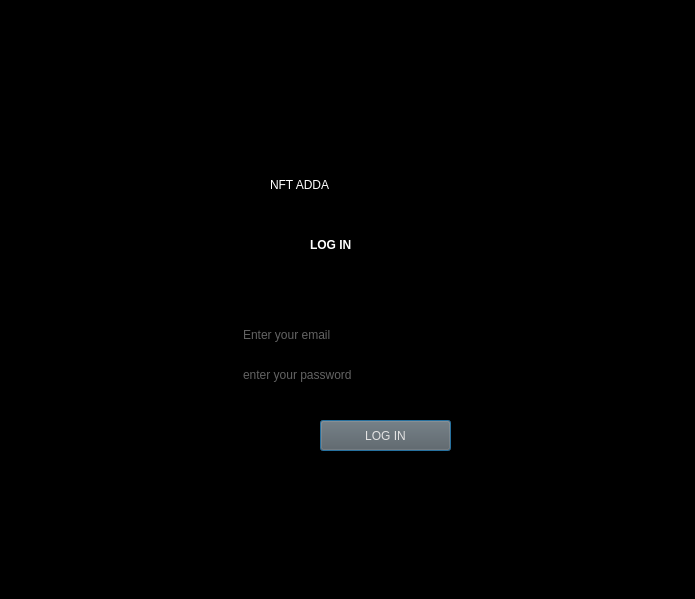
<?xml version="1.0" encoding="UTF-8"?>
<ui version="4.0">
 <class>Dialog</class>
 <widget class="QDialog" name="Dialog">
  <property name="geometry">
   <rect>
    <x>0</x>
    <y>0</y>
    <width>695</width>
    <height>599</height>
   </rect>
  </property>
  <property name="windowTitle">
   <string>Dialog</string>
  </property>
  <property name="styleSheet">
   <string notr="true">background-color: rgb(232, 0, 232);
background-color: rgb(0, 0, 0);</string>
  </property>
  <widget class="QLabel" name="label">
   <property name="geometry">
    <rect>
     <x>270</x>
     <y>150</y>
     <width>231</width>
     <height>71</height>
    </rect>
   </property>
   <property name="styleSheet">
    <string notr="true">font: 30pt &quot;Comic Sans MS&quot;;
color: rgb(255, 255, 255);</string>
   </property>
   <property name="text">
    <string>&lt;html&gt;&lt;head/&gt;&lt;body&gt;&lt;p&gt;NFT ADDA&lt;/p&gt;&lt;/body&gt;&lt;/html&gt;</string>
   </property>
  </widget>
  <widget class="QLineEdit" name="Loginemail">
   <property name="geometry">
    <rect>
     <x>240</x>
     <y>320</y>
     <width>301</width>
     <height>30</height>
    </rect>
   </property>
   <property name="styleSheet">
    <string notr="true">color: rgb(255, 255, 255);
color: rgb(197, 197, 197);</string>
   </property>
   <property name="text">
    <string/>
   </property>
   <property name="placeholderText">
    <string>Enter your email</string>
   </property>
  </widget>
  <widget class="QLineEdit" name="Loginpass">
   <property name="geometry">
    <rect>
     <x>240</x>
     <y>360</y>
     <width>301</width>
     <height>30</height>
    </rect>
   </property>
   <property name="styleSheet">
    <string notr="true">color: rgb(255, 255, 255);
color: rgb(197, 197, 197);</string>
   </property>
   <property name="text">
    <string/>
   </property>
   <property name="placeholderText">
    <string>enter your password</string>
   </property>
  </widget>
  <widget class="QLabel" name="label_2">
   <property name="geometry">
    <rect>
     <x>310</x>
     <y>220</y>
     <width>151</width>
     <height>51</height>
    </rect>
   </property>
   <property name="styleSheet">
    <string notr="true">color: rgb(255, 255, 255);
font: 24pt &quot;Mangal&quot;;
</string>
   </property>
   <property name="text">
    <string>&lt;html&gt;&lt;head/&gt;&lt;body&gt;&lt;p&gt;&lt;span style=&quot; font-weight:600;&quot;&gt;LOG IN&lt;/span&gt;&lt;/p&gt;&lt;/body&gt;&lt;/html&gt;</string>
   </property>
  </widget>
  <widget class="QPushButton" name="Login">
   <property name="geometry">
    <rect>
     <x>320</x>
     <y>420</y>
     <width>131</width>
     <height>31</height>
    </rect>
   </property>
   <property name="styleSheet">
    <string notr="true">color: rgb(227, 227, 227);
background-color: rgb(93, 93, 93);</string>
   </property>
   <property name="text">
    <string>LOG IN</string>
   </property>
  </widget>
 </widget>
 <resources/>
 <connections/>
</ui>
